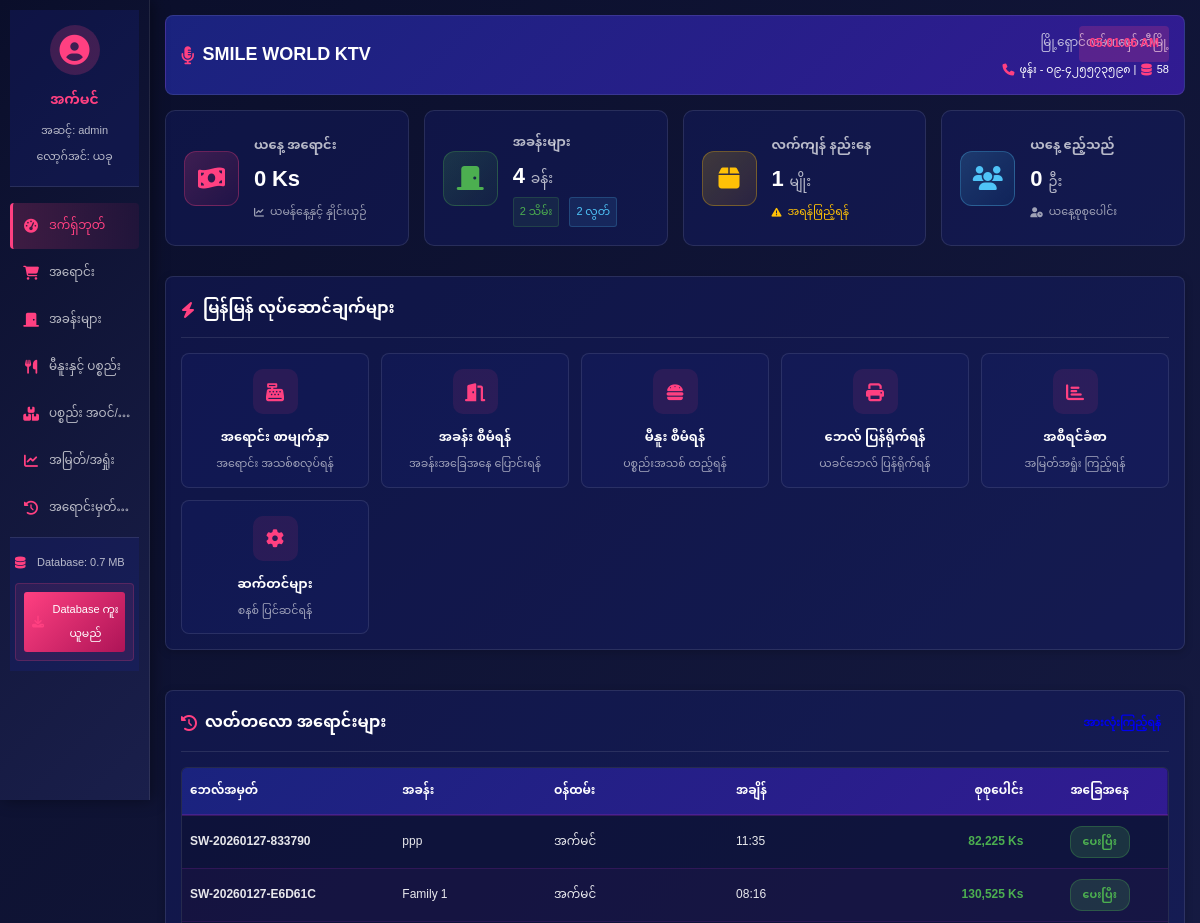
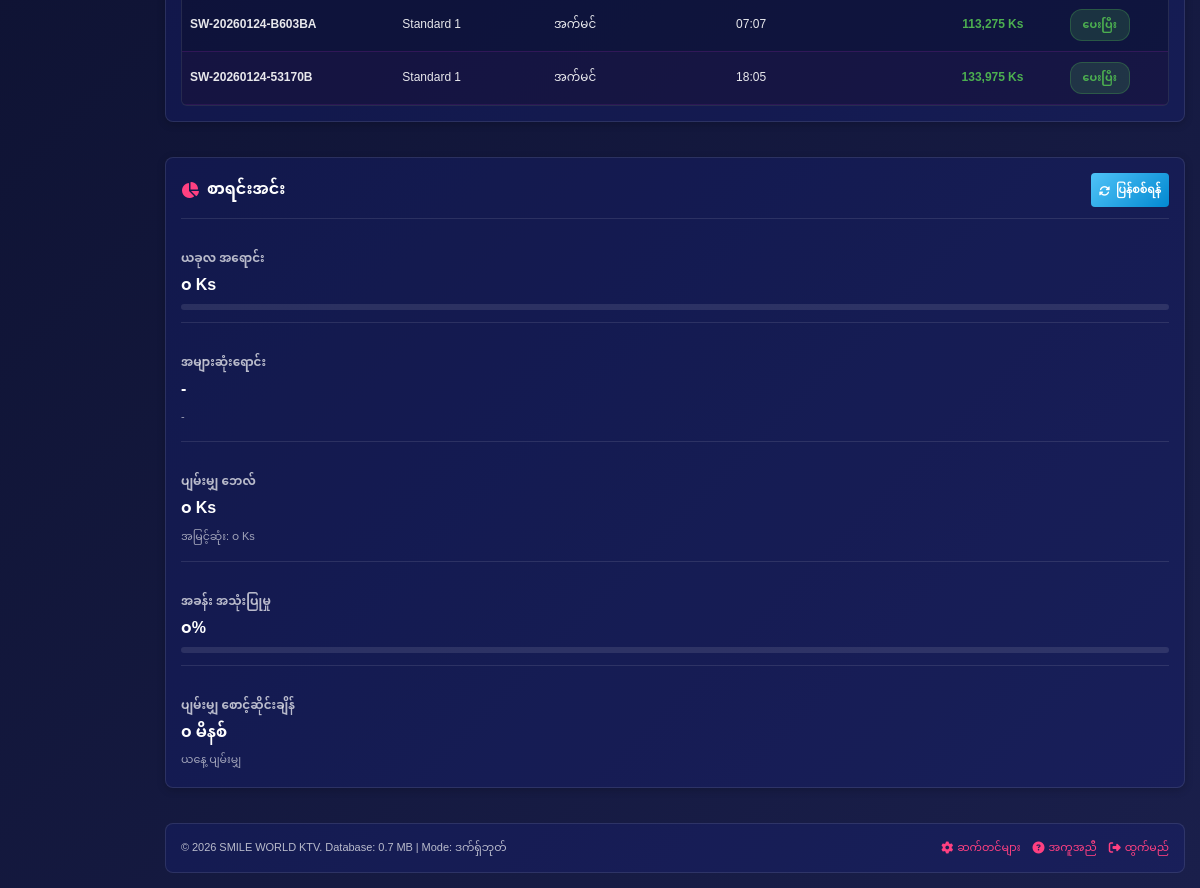
The app's page /dashboard (signed in) with its own data (2 pictures, top to bottom).
### tables this page shows
CREATE TABLE users (
            id INTEGER PRIMARY KEY AUTOINCREMENT,
            username TEXT UNIQUE NOT NULL,
            password_hash TEXT NOT NULL,
            full_name TEXT NOT NULL,
            role TEXT NOT NULL DEFAULT 'staff',
            created_at TIMESTAMP DEFAULT CURRENT_TIMESTAMP
        );

CREATE TABLE sales (
            id INTEGER PRIMARY KEY AUTOINCREMENT,
            bill_number TEXT UNIQUE NOT NULL,
            room_id INTEGER,
            customer_count INTEGER DEFAULT 1,
            subtotal INTEGER NOT NULL,
            tax_amount INTEGER DEFAULT 0,
            service_charge INTEGER DEFAULT 0,
            discount INTEGER DEFAULT 0,
            total_amount INTEGER NOT NULL,
            payment_method TEXT DEFAULT 'cash',
            payment_status TEXT DEFAULT 'paid', -- paid, pending, cancelled
            staff_id INTEGER,
            sale_date DATE DEFAULT CURRENT_DATE,
            sale_time TIME DEFAULT CURRENT_TIME,
            notes TEXT,
            FOREIGN KEY (room_id) REFERENCES rooms (id),
            FOREIGN KEY (staff_id) REFERENCES users (id)
        );

CREATE TABLE rooms (
            id INTEGER PRIMARY KEY AUTOINCREMENT,
            room_number TEXT UNIQUE NOT NULL,
            room_name TEXT,
            room_type TEXT DEFAULT 'standard',
            hourly_rate INTEGER DEFAULT 10000,
            status TEXT DEFAULT 'available', -- available, occupied, reserved, cleaning
            capacity INTEGER DEFAULT 4,
            notes TEXT,
            created_at TIMESTAMP DEFAULT CURRENT_TIMESTAMP
        );

### app.py (the view)
@app.route('/dashboard')
@login_required
def dashboard():
    conn = get_db()
    cursor = conn.cursor()
    cursor.execute("""
        SELECT COALESCE(SUM(total_amount), 0) as total_sales FROM sales
        WHERE DATE(sale_date) = DATE('now')
    """)
    today_sales = cursor.fetchone()[0]
    cursor.execute("SELECT COUNT(*) FROM rooms")
    total_rooms = cursor.fetchone()[0]
    cursor.execute("SELECT COUNT(*) FROM rooms WHERE status = 'occupied'")
    occupied_rooms = cursor.fetchone()[0]
    cursor.execute("""
        SELECT COUNT(*) FROM menu_items
        WHERE stock <= min_stock AND status = 'active'
    """)
    low_stock_items = cursor.fetchone()[0]
    cursor.execute("""
        SELECT s.*, r.room_name, u.full_name as staff_name
        FROM sales s
        LEFT JOIN rooms r ON s.room_id = r.id
        LEFT JOIN users u ON s.staff_id = u.id
        ORDER BY s.sale_date DESC, s.sale_time DESC
        LIMIT 10
    """)
    recent_sales = cursor.fetchall()
    conn.close()
    return render_template('dashboard.html',
                         today_sales=today_sales,
                         total_rooms=total_rooms,
                         occupied_rooms=occupied_rooms,
                         low_stock_items=low_stock_items,
                         recent_sales=recent_sales)

### app.py (called while the page is built)
def get_db():
    conn = sqlite3.connect(app.config['DATABASE'])
    conn.row_factory = sqlite3.Row
    return conn

@login_manager.user_loader
def load_user(user_id):
    conn = get_db()
    cursor = conn.cursor()
    cursor.execute("SELECT * FROM users WHERE id = ?", (user_id,))
    user = cursor.fetchone()
    conn.close()
    if user:
        return User(dict(user))
    return None

@app.context_processor
def inject_current_datetime():
    return {
        'current_date': datetime.now().strftime("%d-%m-%Y"),
        'current_time': datetime.now().strftime("%H:%M")
    }

### templates/dashboard.html (shortened to what this page needs)
{% extends "base.html" %}
{% block extra_css %}
<link rel="stylesheet" href="{{ url_for('static', filename='css/dashboard.css') }}">
{% endblock %}
{% block mode %}ဒက်ရှ်ဘုတ်{% endblock %}
{% block content %}
<div class="dashboard-page">
    <div class="stats-grid" id="dashboard-stats">
        <div class="stat-card card-primary">
            <div class="stat-icon">
                <i class="fas fa-money-bill-wave"></i>
            </div>
            <div class="stat-content">
                <h3>ယနေ့ အရောင်း</h3>
                <div class="stat-value" id="today-sales">{{ "{:,}".format(today_sales) }} Ks</div>
                <div class="stat-change" id="sales-change">
                </div>
            </div>
        </div>
        <div class="stat-card card-success">
            <div class="stat-icon">
                <i class="fas fa-door-closed"></i>
            </div>
            <div class="stat-content">
                <h3>အခန်းများ</h3>
                <div class="stat-value">{{ total_rooms }} <small>ခန်း</small></div>
                <div class="stat-detail">
                    <span class="occupied" id="occupied-rooms">{{ occupied_rooms }} သိမ်း</span>
                    <span class="available" id="available-rooms">{{ total_rooms - occupied_rooms }} လွတ်</span>
                </div>
            </div>
        </div>
        <div class="stat-card card-warning">
            <div class="stat-icon">
                <i class="fas fa-box"></i>
            </div>
            <div class="stat-content">
                <h3>လက်ကျန် နည်းနေ</h3>
                <div class="stat-value">{{ low_stock_items }} <small>မျိုး</small></div>
                <div class="stat-change warning">
                    <i class="fas fa-exclamation-triangle"></i>
                    <span id="low-stock-text">{% if low_stock_items > 0 %}အရန်ဖြည့်ရန်{% else %}ပုံမှန်{% endif %}</span>
                </div>
            </div>
        </div>
        <div class="stat-card card-info">
            <div class="stat-icon">
                <i class="fas fa-users"></i>
            </div>
            <div class="stat-content">
                <h3>ယနေ့ ဧည့်သည်</h3>
                <div class="stat-value" id="today-customers">၀ <small>ဦး</small></div>
                <div class="stat-change">
                    <i class="fas fa-user-clock"></i>
                    <span id="current-customers">ယခု ၀ ဦးရှိ</span>
                </div>
            </div>
        </div>
    </div>
    <div class="quick-actions card">
        <div class="card-header">
            <h2><i class="fas fa-bolt"></i> မြန်မြန် လုပ်ဆောင်ချက်များ</h2>
        </div>
        <div class="actions-grid">
            <a href="{{ url_for('sale') }}" class="action-btn">
                <div class="action-icon">
                    <i class="fas fa-cash-register"></i>
                </div>
                <span>အရောင်း စာမျက်နှာ</span>
                <small>အရောင်း အသစ်စလုပ်ရန်</small>
            </a>
            <a href="{{ url_for('rooms') }}" class="action-btn">
                <div class="action-icon">
                    <i class="fas fa-door-open"></i>
                </div>
                <span>အခန်း စီမံရန်</span>
                <small>အခန်းအခြေအနေ ပြောင်းရန်</small>
            </a>
            <a href="{{ url_for('menu') }}" class="action-btn">
                <div class="action-icon">
                    <i class="fas fa-hamburger"></i>
                </div>
                <span>မီနူး စီမံရန်</span>
                <small>ပစ္စည်းအသစ် ထည့်ရန်</small>
            </a>
            <a href="#" class="action-btn" onclick="printRecentBill()">
                <div class="action-icon">
                    <i class="fas fa-print"></i>
                </div>
                <span>ဘေလ် ပြန်ရိုက်ရန်</span>
                <small>ယခင်ဘေလ် ပြန်ရိုက်ရန်</small>
            </a>
            <a href="{{ url_for('reports') }}" class="action-btn">
                <div class="action-icon">
                    <i class="fas fa-chart-bar"></i>
                </div>
                <span>အစီရင်ခံစာ</span>
                <small>အမြတ်အရှုံး ကြည့်ရန်</small>
            </a>
            <a href="#" class="action-btn" onclick="showSettings()">
                <div class="action-icon">
                    <i class="fas fa-cog"></i>
                </div>
                <span>ဆက်တင်များ</span>
                <small>စနစ် ပြင်ဆင်ရန်</small>
            </a>
        </div>
    </div>
    <div class="dashboard-bottom">
        <div class="recent-sales card">
            <div class="card-header">
                <h2><i class="fas fa-history"></i> လတ်တလော အရောင်းများ</h2>
                <a href="#" class="btn btn-sm" onclick="viewAllSales()">အားလုံးကြည့်ရန်</a>
            </div>
            <div class="table-container">
                <table class="table">
                    <thead>
                        <tr>
                            <th>ဘေလ်အမှတ်</th>
                            <th>အခန်း</th>
                            <th>ဝန်ထမ်း</th>
                            <th>အချိန်</th>
                            <th>စုစုပေါင်း</th>
                            <th>အခြေအနေ</th>
                        </tr>
                    </thead>
                    <tbody id="recent-sales-body">
                        {% for sale in recent_sales %}
                        <tr>
                            <td><strong>{{ sale.bill_number }}</strong></td>
                            <td>{{ sale.room_name or '-' }}</td>
                            <td>{{ sale.staff_name or 'အက်မင်' }}</td>
                            <td>{{ sale.sale_time[:5] if sale.sale_time else '' }}</td>
                            <td class="text-success">{{ "{:,}".format(sale.total_amount) }} Ks</td>
                            <td>
                                {% if sale.payment_status == 'paid' %}
                                <span class="status-badge status-paid">ပေးပြီး</span>
                                {% elif sale.payment_status == 'pending' %}
                                <span class="status-badge status-pending">ပေးရန်</span>
                                {% else %}
                                <span class="status-badge status-cancelled">ပယ်</span>
                                {% endif %}
                            </td>
                        </tr>
                        {% endfor %}
                    </tbody>
                </table>
            </div>
        </div>
        <div class="quick-stats card">
            <div class="card-header">
                <h2><i class="fas fa-chart-pie"></i> စာရင်းအင်း</h2>
                <button class="btn btn-sm btn-info" onclick="refreshStats()">
                    <i class="fas fa-sync-alt"></i> ပြန်စစ်ရန်
                </button>
            </div>
            <div class="stats-content" id="monthly-stats">
                <div class="stat-item">
                    <div class="stat-label">ယခုလ အရောင်း</div>
                    <div class="stat-value" id="monthly-sales">၀ Ks</div>
                    <div class="stat-progress">
                    </div>
                </div>
                <div class="stat-item">
                    <div class="stat-label">အများဆုံးရောင်း</div>
                    <div class="stat-value" id="top-item">-</div>
                    <div class="stat-detail" id="top-item-detail">-</div>
                </div>
                <div class="stat-item">
                    <div class="stat-label">ပျမ်းမျှ ဘေလ်</div>
                    <div class="stat-value" id="avg-bill">၀ Ks</div>
                    <div class="stat-detail" id="max-bill">အမြင့်ဆုံး: ၀ Ks</div>
                </div>
                <div class="stat-item">
                    <div class="stat-label">အခန်း အသုံးပြုမှု</div>
                    <div class="stat-value" id="room-usage">၀%</div>
                    <div class="stat-progress">
                    </div>
                </div>
                <div class="stat-item">
                    <div class="stat-label">ပျမ်းမျှ စောင့်ဆိုင်းချိန်</div>
                    <div class="stat-value" id="avg-wait-time">၀ မိနစ်</div>
                    <div class="stat-detail" id="wait-time-detail">ယနေ့ ပျမ်းမျှ</div>
                </div>
            </div>
        </div>
    </div>
</div>
{% endblock %}

### templates/base.html (shortened to what this page needs)
<!DOCTYPE html>
<html lang="my">
<head>
    <link rel="stylesheet" href="{{ url_for('static', filename='css/base.css') }}">
    <link rel="stylesheet" href="https://cdnjs.cloudflare.com/ajax/libs/font-awesome/6.4.0/css/all.min.css">
    {% block extra_css %}{% endblock %}
</head>
<body>
    <nav class="sidebar" id="sidebar">
        <div class="user-info">
            <div class="user-avatar">
                <i class="fas fa-user-circle"></i>
            </div>
            <div class="user-details">
                <h3>{% if current_user.is_authenticated %}{{ current_user.full_name }}{% else %}အက်မင်{% endif %}</h3>
                <p>အဆင့်: {% if current_user.is_authenticated %}{{ current_user.role }}{% else %}အက်မင်{% endif %}</p>
                <p id="login-time">လော့ဂ်အင်: <span id="current-login-time">{% if current_user.is_authenticated %}ယခု{% else %}၀၈:၁၅{% endif %}</span></p>
            </div>
        </div>
        <ul class="nav-menu">
            <li><a href="{{ url_for('dashboard') }}" {% if request.path == '/dashboard' %}class="active"{% endif %}>
                <i class="fas fa-tachometer-alt"></i> <span>ဒက်ရှ်ဘုတ်</span>
            </a></li>
            <li><a href="{{ url_for('sale') }}" {% if request.path == '/sale' %}class="active"{% endif %}>
                <i class="fas fa-shopping-cart"></i> <span>အရောင်း</span>
            </a></li>
            <li><a href="{{ url_for('rooms') }}" {% if request.path == '/rooms' %}class="active"{% endif %}>
                <i class="fas fa-door-closed"></i> <span>အခန်းများ</span>
            </a></li>
            <li><a href="{{ url_for('menu') }}" {% if request.path == '/menu' %}class="active"{% endif %}>
                <i class="fas fa-utensils"></i> <span>မီနူးနှင့် ပစ္စည်း</span>
            </a></li>
            <li><a href="/stocks">
                <i class="fas fa-boxes"></i> <span>ပစ္စည်း အဝင်/အထွက်</span>
            </a></li>
            <li><a href="{{ url_for('reports') }}" {% if request.path == '/reports' %}class="active"{% endif %}>
                <i class="fas fa-chart-line"></i> <span>အမြတ်/အရှုံး</span>
            </a></li>
            <li><a href="#">
                <i class="fas fa-history"></i> <span>အရောင်းမှတ်တမ်း</span>
            </a></li>
        </ul>
        <div class="system-info">
            <p><i class="fas fa-database"></i> <span>Database: <span id="db-size">၀.၇ MB</span></span></p>
            <div class="backup-section">
                <button class="btn-backup"><i class="fas fa-download"></i> <span>Database ကူးယူမည်</span></button>
            </div>
        </div>
    </nav>
    <main class="main-content" id="mainContent">
        <div class="page-content">
            <header class="header">
                <div class="header-top">
                    <h1><i class="fas fa-microphone-alt"></i> SMILE WORLD KTV</h1>
                    <div class="restaurant-info">
                        <p>မြို့ရှောင်လမ်း၊ မှော်ဘီမြို့</p>
                        <div class="contact-info">
                            <i class="fas fa-phone"></i>
                            <span>ဖုန်း - ၀၉-၄၂၅၅၇၃၅၉၈ | </span>
                            <i class="fas fa-database"></i>
                            <span id="db-count">၅၈</span>
                        </div>
                    </div>
                </div>
            </header>
            {% block content %}{% endblock %}
            <footer class="footer">
                <p>&copy; 2026 SMILE WORLD KTV. Database: <span id="db-size-footer">0.7 MB</span> | Mode: <span id="current-mode">{% block mode %}{% endblock %}</span></p>
                <div class="footer-links">
                    <a href="/settings"><i class="fas fa-cog"></i> ဆက်တင်များ</a>
                    <a href="#"><i class="fas fa-question-circle"></i> အကူအညီ</a>
                    <a href="{{ url_for('logout') }}"><i class="fas fa-sign-out-alt"></i> ထွက်မည်</a>
                </div>
            </footer>
        </div>
    </main>
</body>
</html>

### templates/dashboard.html (style rules this page uses)
.text-success { color: #4CAF50 !important; font-weight: bold; }
.status-badge { padding: 3px 8px; border-radius: 12px; font-size: 11px; font-weight: bold; }
.status-paid { background: rgba(76, 175, 80, 0.2); color: #4CAF50; border: 1px solid rgba(76, 175, 80, 0.3); }

### records on screen
users: full_name "အက်မင်", role "admin"
sales: bill_number "SW-20260127-833790", room_name "ppp", full_name "အက်မင်", sale_time "11:35", total_amount "82,225", payment_status "ပေးပြီး"
sales: bill_number "SW-20260127-E6D61C", room_name "Family 1", full_name "အက်မင်", sale_time "08:16", total_amount "130,525", payment_status "ပေးပြီး"
sales: bill_number "SW-20260124-B603BA", room_name "Standard 1", full_name "အက်မင်", sale_time "07:07", total_amount "113,275", payment_status "ပေးပြီး"
sales: bill_number "SW-20260124-53170B", room_name "Standard 1", full_name "အက်မင်", sale_time "18:05", total_amount "133,975", payment_status "ပေးပြီး"

### other values on screen
{{ total_rooms }} "4"
{{ low_stock_items }} "1"
